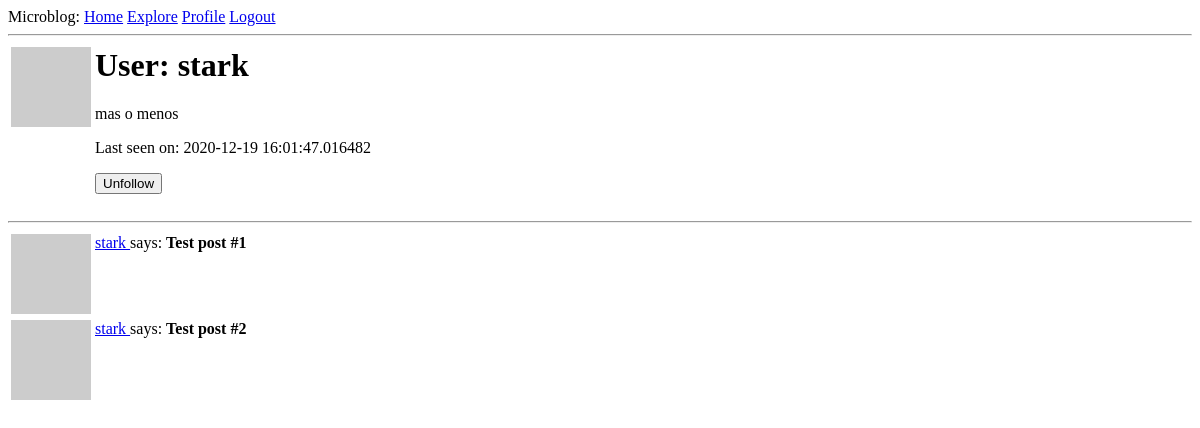
Page /user/stark (signed in) on the earlier database version.
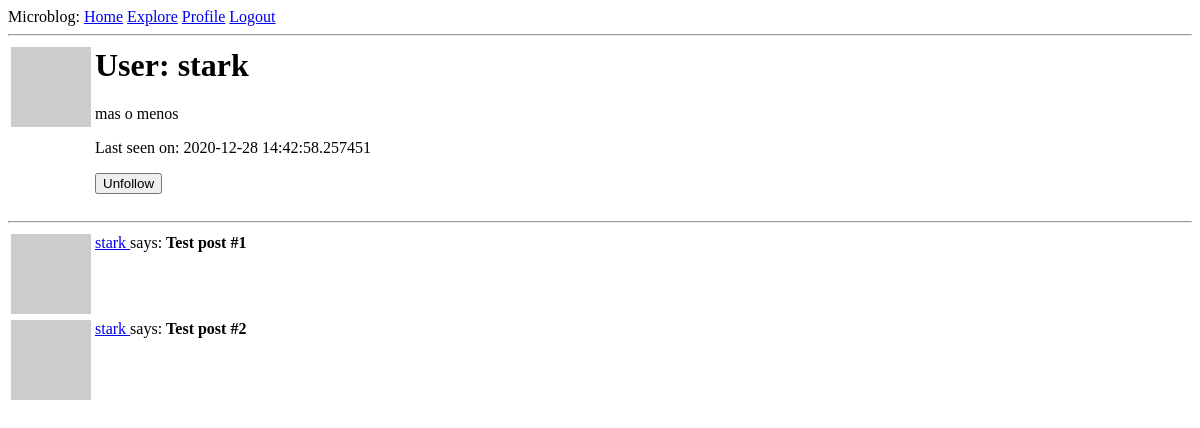
Same page on the later database version.
### app/models.py (models this page shows, shortened)
class User(UserMixin, db.Model):
  id = db.Column(db.Integer, primary_key=True)
  username = db.Column(db.String(64), index=True, unique=True)
  email = db.Column(db.String(120), index=True, unique=True)
  password_hash = db.Column(db.String(128))
  posts = db.relationship('Post', backref='author', lazy='dynamic')
  about_me = db.Column(db.String(140))
  last_seen = db.Column(db.DateTime, default=datetime.utcnow)
  followed = db.relationship(
    'User', secondary=followers,
    primaryjoin=(followers.c.follower_id == id),
    secondaryjoin=(followers.c.followed_id == id),
    backref=db.backref('followers', lazy='dynamic'), lazy='dynamic'
  )
  def avatar(self, size):
    digest = md5(self.email.lower().encode('utf-8')).hexdigest()
    return 'https://www.gravatar.com/avatar/{}?d=identicon&s={}'.format(
      digest, size
    )
  def is_following(self, user):
    return self.followed.filter(
      followers.c.followed_id == user.id).count() > 0

### app/routes.py (the view)
@app.route('/user/<username>')
@login_required
def user(username):
  user = User.query.filter_by(username=username).first_or_404()
  posts = [
    {'author': user, 'body': 'Test post #1'},
    {'author': user, 'body': 'Test post #2'}
  ]
  form = EmptyForm()
  return render_template('user.html', user=user, posts=posts, form=form)

### app/forms.py
class EmptyForm(FlaskForm):
  submit = SubmitField('Submit')

### app/models.py (called while the page is built)
@login.user_loader
def load_user(id):
  return User.query.get(int(id))

### app/routes.py (called while the page is built)
@app.before_request
def before_request():
  if current_user.is_authenticated:
    current_user.last_seen = datetime.utcnow()
    db.session.commit()

### app/templates/user.html (shortened to what this page needs)
{% extends "base.html" %}
{% block content %}
  <table>
    <tr valign="top">
      <td><img src="{{user.avatar(128)}}"></td>
      <td>
        <h1>User: {{user.username}}</h1>
        {% if user.about_me %}<p>{{user.about_me}}</p>{% endif %}
        {% if user.last_seen %}<p>Last seen on: {{user.last_seen}}</p>{% endif %}
        {% if user == current_user %}
        <p><a href="{{url_for('edit_profile')}}">Edit your profile</a></p>
        {% else %}
        <p>
          <form action="{{url_for('unfollow', username=user.username)}}" method="post">
            {{form.submit(value='Unfollow')}}
          </form>
        </p>
        {% endif %}
      </td>
    </tr>
  </table>
  <hr>
  {% for post in posts %}
    {% include '_post.html' %}
  {% endfor %}
{% endblock %}

### app/templates/_post.html
<table>
  <tr valign="top">
    <td><img src="{{post.author.avatar(36)}}"></td>
    <td>
      <a href="{{url_for('user', username=post.author.username)}}">
        {{post.author.username}}
      </a>
       says: <b>{{post.body}}</b></td>
  </tr>
</table>

Differences in the rows shown:
changed User "stark": last_seen "2020-12-19 16:01:47.016482" → "2020-12-28 14:42:58.257451"
